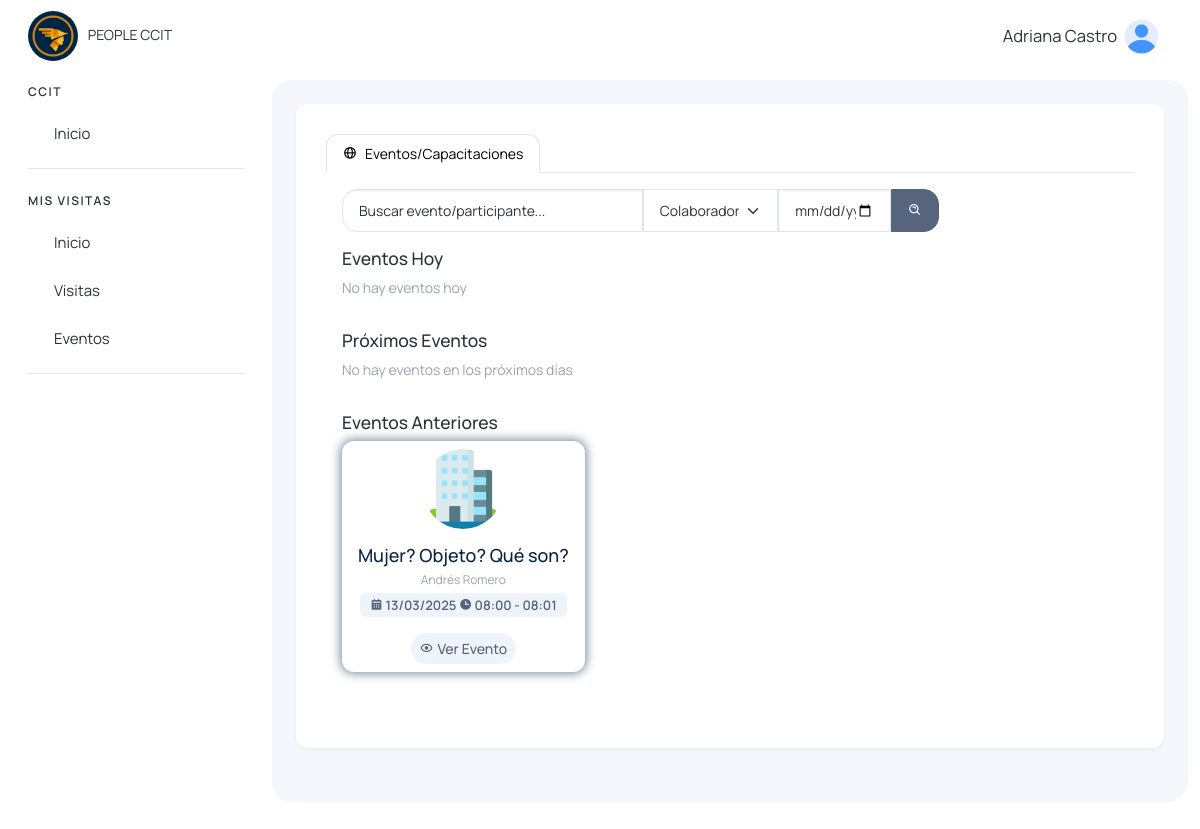
/eventos_capacitaciones/ (signed in), run on an earlier commit of the app's database.
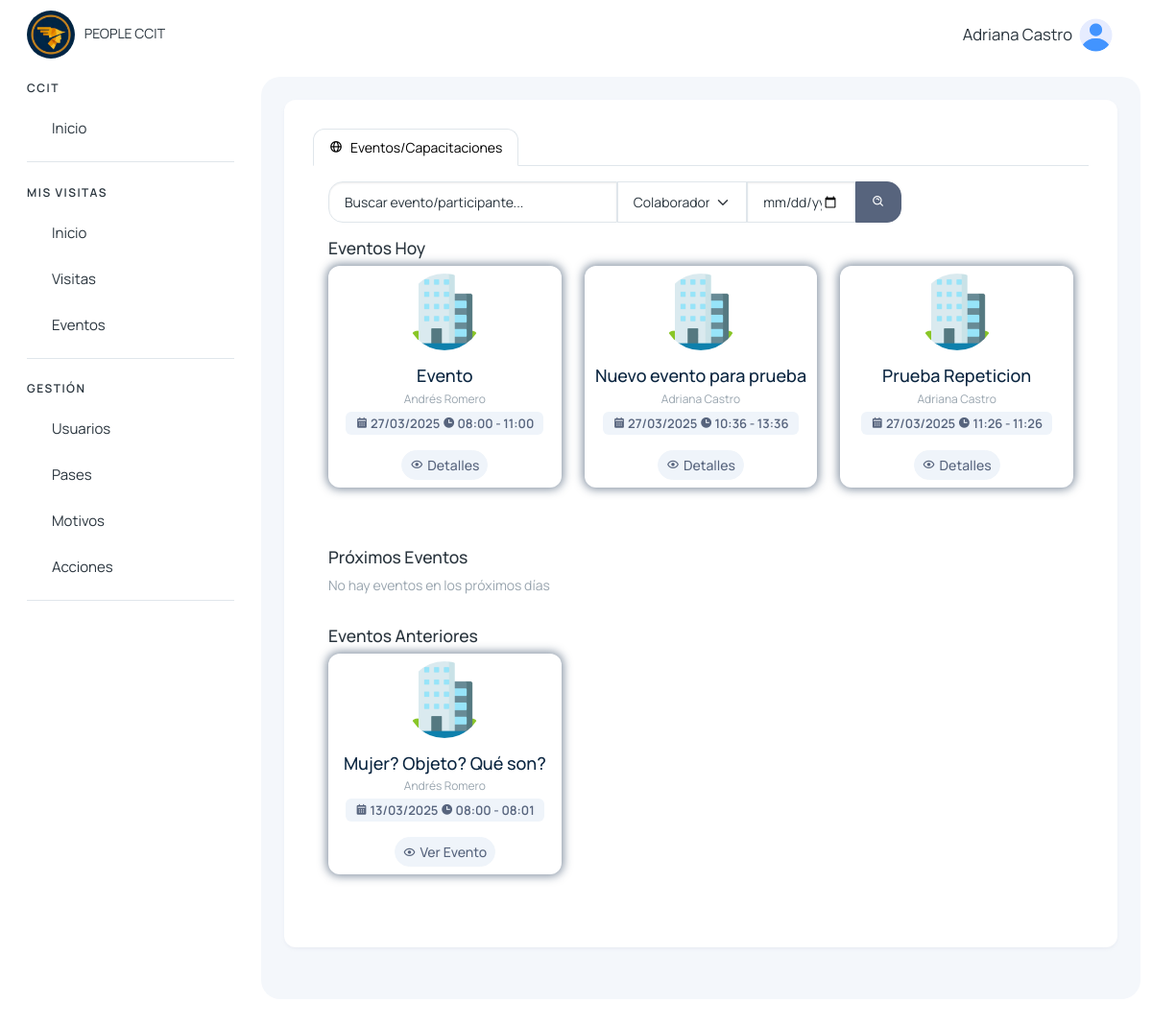
And on a later commit of the database.
### eventos/models.py (models this page shows, shortened)
class EventoCapacitacion(models.Model):
    nombre = models.CharField(max_length=255)
    organizador = models.ForeignKey(User, on_delete=models.CASCADE)
    fecha = models.DateField()
    hora_inicio = models.TimeField()
    hora_fin = models.TimeField()
    cantidad_visitantes = models.IntegerField()
    estado = models.CharField(max_length=255, default='activo')
    created_at = models.DateTimeField(auto_now_add=True)
    updated_at = models.DateTimeField(auto_now=True)

### visitantes/views.py (the view)
# urls.py: path('eventos_capacitaciones/', views.eventos_capacitaciones, name='eventos_capacitaciones'),
@login_required
def eventos_capacitaciones(request):
    today = timezone.localdate()
    eventos_hoy = EventoCapacitacion.objects.filter(fecha=today).order_by('fecha', 'hora_inicio')
    eventos_proximos = EventoCapacitacion.objects.filter(fecha__gt=today).order_by('fecha', 'hora_inicio')
    eventos_anteriores = EventoCapacitacion.objects.filter(fecha__lt=today).order_by('-fecha', 'hora_inicio')
    colaboradores = Colaborador.objects.filter(estado='activo')
    return render(request, 'visitantes/recepcion/principales/eventos_capacitaciones.html', {
        'eventos_hoy': eventos_hoy,
        'eventos_proximos': eventos_proximos,
        'eventos_anteriores': eventos_anteriores,
        'colaboradores': colaboradores,
    })

### usuarios/templatetags/menu_tags.py (called while the page is built)
@register.simple_tag(takes_context=True)
def active(context, *url_names):
    request = context.get('request')
    if not request:
        return ''
    current_url = request.resolver_match.url_name
    if current_url in url_names:
        return 'active'
    return ''

### visitantes/context_processors.py (called while the page is built)
def grupos_usuario(request):
    if request.user.is_authenticated:
        grupos = request.user.groups.all()
        usuarios = User.objects.filter(is_active=True)  # Solo usuarios activos
    else:
        grupos = []
        usuarios = []
    return {
        'user_grupos': grupos,
        'users': usuarios,
    }

### templates/visitantes/recepcion/principales/eventos_capacitaciones.html (shortened to what this page needs)
{% extends 'layout/layout.html' %}
{% block content %}
{% load static %}
<div>
    <ul class="nav nav-tabs" role="tablist">
        <li class="nav-item">
            <a class="nav-link d-flex active" data-bs-toggle="tab" href="#eventos_capacitaciones" role="tab">
                <span><i class='bx bx-globe'></i></i> </span>
                <span class="d-none d-md-block ms-2">Eventos/Capacitaciones</span>
            </a>
        </li>
    </ul>
    <div class="tab-pane" id="eventos_capacitaciones" role="tabpanel">
        <div class="row p-3">
            <div class="mb-3 row d-flex">
                <form action="{% url 'buscar_eventos_recepcion' %}" class="d-flex">
                    <input type="search" class="form-control" name="q" id="search_visita" placeholder="Buscar evento/participante..." style="border-radius: 15px 0px 0px 15px; width: 40%;">
                    <select class="form-select busqueda_visita" name="persona_visitada" id="persona_visitada" style="border-radius: 0px; width: 18%;">
                        <option selected>Colaborador</option>
                    </select>
                    <input type="date" class="form-control" name="fecha" id="fecha" style="border-radius: 0px; width: 15%;">
                    <button type="submit" class="btn btn-secondary" style="border-radius: 0px 15px 15px 0px;">
                        <i class='bx bx-search-alt'></i>
                    </button>
                </form>
            </div>
            <h5>Eventos Hoy</h5>
            {% for evento in eventos_hoy %}
                <div class="col-12 col-sm-12 col-md-6 col-lg-4 col-xl-4">
                    <div class="card hover-img card-visita-dentro">
                        <div class="card-body p-2 text-center border-none">
                            <img src="{% static '/img/eventos.png' %}" alt="matdash-img" class="rounded-circle mb-3" width="80" height="80">
                            <h4 class="card-title mb-1">{{evento.nombre}}</h4>
                            <div class=" mb-1 row">
                                <span class="fs-2">{{evento.organizador.first_name}} {{evento.organizador.last_name}}</span>
                            </div>
                            <span class="badge text-bg-light text-secondary">
                                <i class='bx bxs-calendar'></i> {{evento.fecha | date:'d/m/Y' }}
                                <i class='bx bxs-time'></i> {{evento.hora_inicio}} - {{evento.hora_fin}}
                            </span>
                        </div>
                        <ul class="px-2 py-2 list-unstyled d-flex align-items-center justify-content-center mb-0">
                            <li class="position-relative">
                                <a class="btn btn-light btn-sm text-secondary d-flex align-items-center justify-content-center text-center fs-3" href="{% url 'detalles_evento' evento.id %}">
                                    <i class='bx bx-show' style="margin-right: 4px;"></i> Detalles
                                </a>
                            </li>
                        </ul>
                    </div>
                </div>
            {% empty %}
                <div class="col-12">
                    No hay eventos hoy
                </div>
            {% endfor %}
        </div>
        <div class="row p-3">
            <h5>Próximos Eventos</h5>
            {% for evento in eventos_proximos %}
                <div class="col-12 col-sm-12 col-md-6 col-lg-4 col-xl-4">
                    <div class="card hover-img card-visita-dentro">
                        <div class="card-body p-2 text-center border-none">
                            <img src="{% static '/img/eventos.png' %}" alt="matdash-img" class="rounded-circle mb-3" width="80" height="80">
                            <h4 class="card-title mb-1">{{evento.nombre}}</h4>
                            <div class=" mb-1 row">
                                <span class="fs-2">{{evento.organizador.first_name}} {{evento.organizador.last_name}}</span>
                            </div>
                            <span class="badge text-bg-light text-secondary">
                                <i class='bx bxs-calendar'></i> {{evento.fecha | date:'d/m/Y' }}
                                <i class='bx bxs-time'></i> {{evento.hora_inicio}} - {{evento.hora_fin}}
                            </span>
                        </div>
                        <ul class="px-2 py-2 list-unstyled d-flex align-items-center justify-content-center mb-0">
                            <li class="position-relative">
                                <a class="btn btn-light btn-sm text-secondary d-flex align-items-center justify-content-center text-center fs-3" href="{% url 'detalles_evento_visitas' evento.id %}">
                                    <i class='bx bx-show' style="margin-right: 4px;"></i> Ver Evento
                                </a>
                            </li>
                        </ul>
                    </div>
                </div>
            {% empty %}
                <div class="col-12">
                    No hay eventos en los próximos días
                </div>
            {% endfor %}
        </div>
        <div class="row p-3">
            <h5>Eventos Anteriores</h5>
            {% for evento in eventos_anteriores %}
                <div class="col-12 col-sm-12 col-md-6 col-lg-4 col-xl-4">
                    <div class="card hover-img card-visita-dentro">
                        <div class="card-body p-2 text-center border-none">
                            <img src="{% static '/img/eventos.png' %}" alt="matdash-img" class="rounded-circle mb-3" width="80" height="80">
                            <h4 class="card-title mb-1">{{evento.nombre}}</h4>
                            <div class=" mb-1 row">
                                <span class="fs-2">{{evento.organizador.first_name}} {{evento.organizador.last_name}}</span>
                            </div>
                            <span class="badge text-bg-light text-secondary">
                                <i class='bx bxs-calendar'></i> {{evento.fecha | date:'d/m/Y' }}
                                <i class='bx bxs-time'></i> {{evento.hora_inicio}} - {{evento.hora_fin}}
                            </span>
                        </div>
                        <ul class="px-2 py-2 list-unstyled d-flex align-items-center justify-content-center mb-0">
                            <li class="position-relative">
                                <a class="btn btn-light btn-sm text-secondary d-flex align-items-center justify-content-center text-center fs-3" href="{% url 'detalles_evento_visitas' evento.id %}">
                                    <i class='bx bx-show' style="margin-right: 4px;"></i> Ver Evento
                                </a>
                            </li>
                        </ul>
                    </div>
                </div>
            {% empty %}
                <div class="col-12">
                    No hay eventos anteriores
                </div>
            {% endfor %}
        </div>
    </div>
</div>
{% endblock %}

### templates/layout/layout.html (shortened to what this page needs)
{% load static %}
{% load menu_tags %}
<!DOCTYPE html>
<html lang="en">
<head>
    <link href='https://unpkg.com/boxicons@2.1.4/css/boxicons.min.css' rel='stylesheet'>
    <link href="https://unpkg.com/aos@2.3.1/dist/aos.css" rel="stylesheet">
    <link rel="stylesheet" href="https://cdn.jsdelivr.net/npm/sweetalert2@11.4.4/dist/sweetalert2.min.css">
    <link rel="stylesheet" href="{% static '/assets/css/styles.min.css' %}" />
</head>
<body>
  <div class="page-wrapper" id="main-wrapper" data-layout="vertical" data-navbarbg="skin6" data-sidebartype="full"
  data-sidebar-position="fixed" data-header-position="fixed">
    <aside class="left-sidebar">
        <div>
            <div class="brand-logo d-flex align-items-center justify-content-between">
                <a href="{% url 'home' %}" class="text-nowrap logo-img">
                    <img class="rounded-circle" width="50" src="{% static '/img/logo.png' %}" alt="logo" style="margin-right: 7px" />
                    PEOPLE CCIT
                </a>
            </div>
            <nav class="sidebar-nav scroll-sidebar" data-simplebar="">
                <ul id="sidebarnav">
                    <li class="nav-small-cap">
                        <span class="hide-menu">CCIT</span>
                    </li>
                    <li class="sidebar-item">
                        <a class="sidebar-link" href="{% url 'home' %}" aria-expanded="false">
                            <span class="hide-menu">Inicio</span>
                        </a>
                    </li>
                    {% for grupo in user_grupos %}
                        {% if grupo.name == "visitas_colaborador_group" or grupo.name == 'visitas_it_group' or grupo.name == "super_admin" %}
                            <li class="nav-small-cap">
                                <span class="hide-menu">MIS VISITAS</span>
                            </li>
                            <li class="sidebar-item">
                                <a class="sidebar-link {% active 'colaboradores_home' 'buscar_inicio_colaborador' %}" href="{% url 'colaboradores_home' %}" aria-expanded="false">
                                    <span class="hide-menu">Inicio</span>
                                </a>
                            </li>
                            <li class="sidebar-item">
                                <a class="sidebar-link {% active 'visitas_colaborador' 'buscar_visitas_colaborador' 'colaboradores-nueva-visita' 'salida_mea_visita' 'detalle_visita_agendada' 'detalle_visita_dentro' 'nueva-visita-agendada' 'editar_visita_agendada' %}" href="{% url 'visitas_colaborador' %}" aria-expanded="false">
                                    <span class="hide-menu">Visitas</span>
                                </a>
                            </li>
                            <li class="sidebar-item">
                                <a class="sidebar-link {% active 'eventos_capacitaciones_colaborador' 'buscar_eventos_colaborador' 'nuevo_evento' 'actualizar_participante' 'detalles_evento_visitas' 'detalles_evento' %}" href="{% url 'eventos_capacitaciones_colaborador' %}" aria-expanded="false">
                                    <span class="hide-menu">Eventos</span>
                                </a>
                            </li>
                        {% endif %}
                    {% endfor %}
                    {% for grupo in user_grupos %}
                        {% if grupo.name == "visitas_it_group" or grupo.name == "super_admin" %}
                            <li class="nav-small-cap">
                                <span class="hide-menu">GESTIÓN</span>
                            </li>
                            <li class="sidebar-item">
                                <a class="sidebar-link {% active 'user_list' 'buscar_user' 'edit_user' 'delete_user' 'reset_user_password' 'create_user' 'cambiar_estado_usuario' 'reset_password' 'change_password_reset' %}" href="{% url 'user_list' %}" aria-expanded="false">
                                    <span class="hide-menu">Usuarios</span>
                                </a>
                            </li>
                            <li class="sidebar-item">
                                <a class="sidebar-link {% active 'pases' 'buscar_pase' 'crear_pase' 'editar_pase' %}" href="{% url 'pases' %}" aria-expanded="false">
                                    <span class="hide-menu">Pases</span>
                                </a>
                            </li>
                            <li class="sidebar-item">
                                <a class="sidebar-link {% active 'motivos' %}" href="{% url 'motivos' %}" aria-expanded="false">
                                    <span class="hide-menu">Motivos</span>
                                </a>
                            </li>
                            <li class="sidebar-item">
                                <a class="sidebar-link {% active 'acciones' %}" href="{% url 'acciones' %}" aria-expanded="false">
                                    <span class="hide-menu">Acciones</span>
                                </a>
                            </li>
                        {% endif %}
                    {% endfor %}
                </ul>
            </nav>
        </div>
    </aside>
  <div class="body-wrapper">
    <header class="app-header">
        <nav class="navbar navbar-expand-lg navbar-light">
            <div class="navbar-collapse justify-content-end px-0" id="navbarNav">
                <ul class="navbar-nav flex-row ms-auto align-items-center justify-content-end">
                    <li class="nav-item dropdown">
                        <a class="nav-link " href="javascript:void(0)" id="drop2" data-bs-toggle="dropdown"
                            aria-expanded="false">
                            <small style="font-size: smaller; margin-right: 7px;">
                                {{request.user.first_name}} {{request.user.last_name}}
                            </small>
                            <img src="{% static '/img/home/user.png' %}" alt="" width="35" height="35" class="rounded-circle">
                        </a>
                    </li>
                </ul>
            </div>
        </nav>
    </header>
            <div class="body-wrapper-inner">
                <div class="container-fluid">
                    <div class="card">
                        <div class="card-body">
                            {% block content %} {% endblock %}
                        </div>
                    </div>
                </div>
            </div>
        </div>
    </div>
</body>
</html>

### templates/layout/layout.html (style rules this page uses)
.btn { border-radius: 25px; }
.body-wrapper .container-fluid { max-width: 1500px; }

### templates/visitantes/recepcion/principales/eventos_capacitaciones.html (style rules this page uses)
.card-visita-dentro { box-shadow: 0px 0px 10px 2px #18314f86; }

What changed in the data, as far as the page shows it:
added EventoCapacitacion: nombre "Evento", organizador.first_name "Andrés", organizador.last_name "Romero", fecha "27/03/2025", hora_inicio "08:00", hora_fin "11:00", shown under "Eventos Hoy"
added EventoCapacitacion: nombre "Nuevo evento para prueba", organizador.first_name "Adriana", organizador.last_name "Castro", fecha "27/03/2025", hora_inicio "10:36", hora_fin "13:36", shown under "Eventos Hoy"
added EventoCapacitacion: nombre "Prueba Repeticion", organizador.first_name "Adriana", organizador.last_name "Castro", fecha "27/03/2025", hora_inicio "11:26", hora_fin "11:26", shown under "Eventos Hoy"
Also different on the page:
text no longer shown: "No hay eventos hoy"
